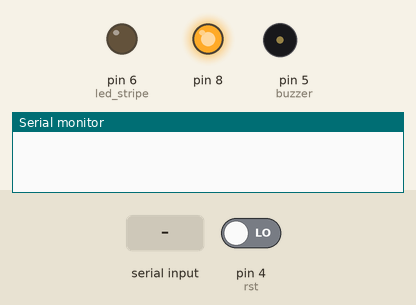
Recording of a sketch running on a simulated Arduino Uno, built with avr-gcc and run on an emulated ATmega328P. Shown: output pins drawn as LEDs (lit = HIGH), buzzer (waves = sounding, pin HIGH), the last lines printed to the serial monitor. Dashed ring = blinking. Inputs (shaded band) come from the test bench; at power-on: pin 4 (rst) LOW.

Above: at 1.2 s.
1.3 s: "!" received over the second serial link
At 1.39 s:
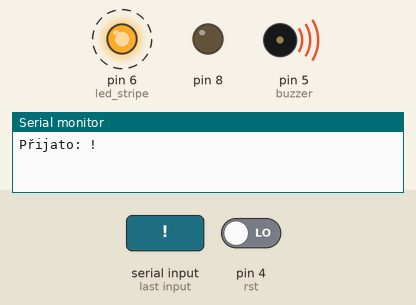
4.3 s: pin 4 (rst) driven HIGH
At 5.2 s:
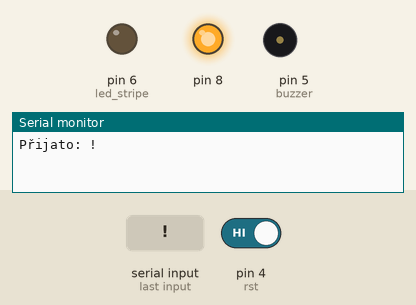
5.8 s: "1" received over the second serial link
Timing chart, 0 to 8.8 s (numbered marks = the images above; inputs shaded):
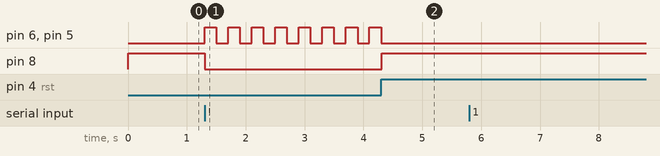

Measured:
- after the input at 1.3 s, pin 6 (led_stripe), pin 5 (buzzer): alternates HIGH for 0.20 s and LOW for 0.20 s, starting at once; pin 8: HIGH → LOW at once
- after the input at 4.3 s, pin 6 (led_stripe), pin 5 (buzzer): stops changing and stays LOW; pin 8: LOW → HIGH at once

The sketch:

BT_vyvolavac_deti_copy_led_pasek.ino
```cpp
#include <SoftwareSerial.h>

SoftwareSerial BT(2, 3);  // RX, TX

const int buzzer = 5;
const int led_stripe = 6;
const int rst = 4;

bool answer = false;
bool alarmActive = false;
unsigned long lastToggle = 0;
const unsigned long interval = 200; // rychlost blikání

void setup() {
  pinMode(buzzer, OUTPUT);
  pinMode(led_stripe, OUTPUT);
  pinMode(rst, INPUT);
  pinMode(8, OUTPUT);

  digitalWrite(buzzer, LOW);
  digitalWrite(led_stripe, LOW);
  digitalWrite(8, HIGH);
  answer = false;

  BT.begin(9600);
  Serial.begin(9600);
  BT.println(";)");
}

void loop() {
  // Pokud přijde zpráva z HC-05, aktivuje se alarm
  if (BT.available()) {
    digitalWrite(8, LOW);
    char bebra = BT.read();
    Serial.print("Přijato: ");
    Serial.println(bebra);
    if (bebra == '!'){
      alarmActive = true;
    }
  }

  // Pokud je alarm aktivní → blikání + bzučák
  if (alarmActive) {
    unsigned long currentMillis = millis();
    answer = true;

    if (currentMillis - lastToggle >= interval) {
      lastToggle = currentMillis;

      static bool state = false;
      state = !state;

      // blikání LED
      digitalWrite(led_stripe, state);

      // bzučák zap/vyp
      digitalWrite(buzzer, state);
    }
  }
  else {
    digitalWrite(led_stripe, LOW);
    digitalWrite(buzzer, LOW);
    digitalWrite(8, HIGH);
    answer = false;
  }
  if (digitalRead(rst) == HIGH){
    if (answer == true){
      BT.println("Přijato");
      alarmActive = false;
      answer = false;
    }
  }
}
```
